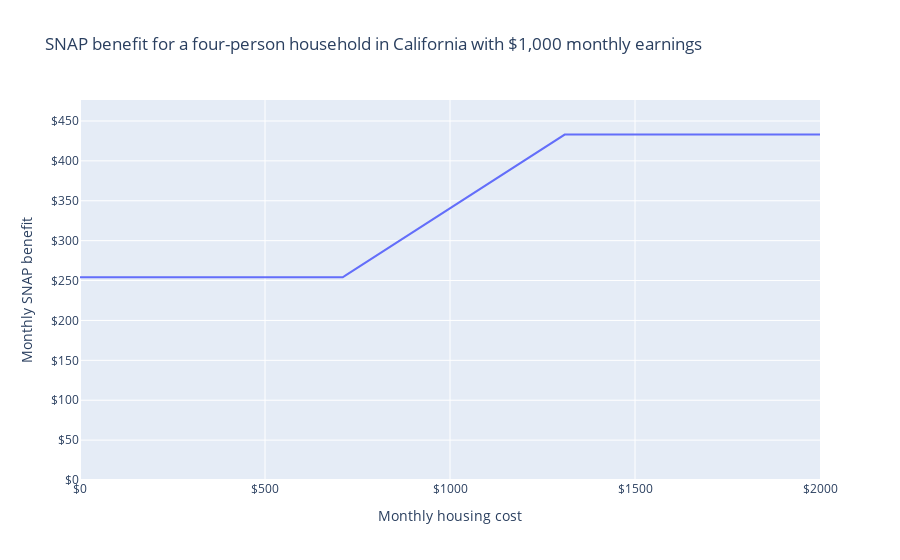

The cell this chart's notebook holds for it:
### Markdown cell above
### How housing costs affect a four-person household's SNAP benefits

We can also visualize how other household characteristics affect SNAP benefits.
For example, what if we vary the housing costs of a four-person household with \$2,000 monthly income?

Their SNAP benefit is \$254 per month if their housing costs are less than \$700 per month. If they spend \$1,300 per month on housing, their benefit rises 70% for \$433 per month.

### Code cell
sim = IndividualSim(year=2022)
sim.add_person(name="parent1", employment_income=1000 * 12)
sim.add_person(name="parent2", employment_income=1000 * 12)
sim.add_person(name="child1")
sim.add_person(name="child2")
sim.add_spm_unit(name="spm_unit", members=["parent1", "parent2", "child1", "child2"], housing_cost=500 * 12)

sim.vary("housing_cost", max=2000 * 12, step=120)

df = pd.DataFrame(dict(
    housing_cost=sim.calc("housing_cost")[0],
    snap = sim.calc("snap")[0],
    housing_subsidy_rate = sim.deriv("snap", "housing_cost")
))
df[["housing_cost", "snap"]] = (df[["housing_cost", "snap"]] / 12).round()


fig = px.line(df, "housing_cost", "snap", labels=LABELS,
    title="SNAP benefit for a four-person household in California with $1,000 monthly earnings")
fig.update_layout(xaxis_tickformat="$", yaxis_tickformat="$", yaxis_range=[0, df.snap.max() * 1.1])
fig.show()

### Figure 1 — Plotly figure (JSON) as saved in the notebook; plotly's stock layout.template omitted (floating-point values rounded to 4 significant figures; data arrays with more than 128 entries replaced by an {"elided": "..."} marker saying what was removed)
{"data": [{"hovertemplate": "Monthly housing cost=%{x}<br>Monthly SNAP benefit=%{y}<extra></extra>", "legendgroup": "", "line": {"color": "#636efa", "dash": "solid"}, "marker": {"symbol": "circle"}, "mode": "lines", "name": "", "orientation": "v", "showlegend": false, "type": "scatter", "x": {"elided": "201 int values"}, "xaxis": "x", "y": {"elided": "201 int values"}, "yaxis": "y"}], "layout": {"autosize": true, "legend": {"tracegroupgap": 0}, "title": {"text": "SNAP benefit for a four-person household in California with $1,000 monthly earnings"}, "xaxis": {"anchor": "y", "autorange": true, "domain": [0, 1], "range": [0, 2000], "tickformat": "$", "title": {"text": "Monthly housing cost"}, "type": "linear"}, "yaxis": {"anchor": "x", "domain": [0, 1], "range": [0, 476.3], "tickformat": "$", "title": {"text": "Monthly SNAP benefit"}, "type": "linear"}}}
